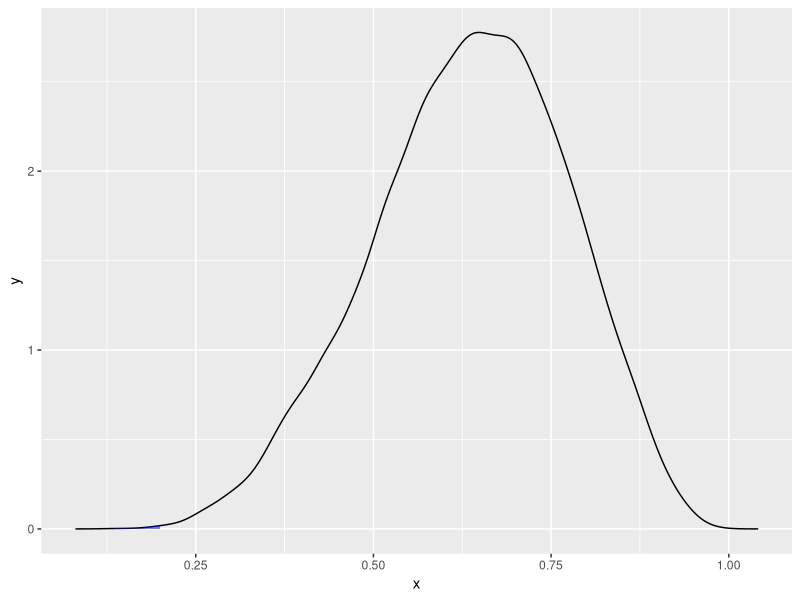
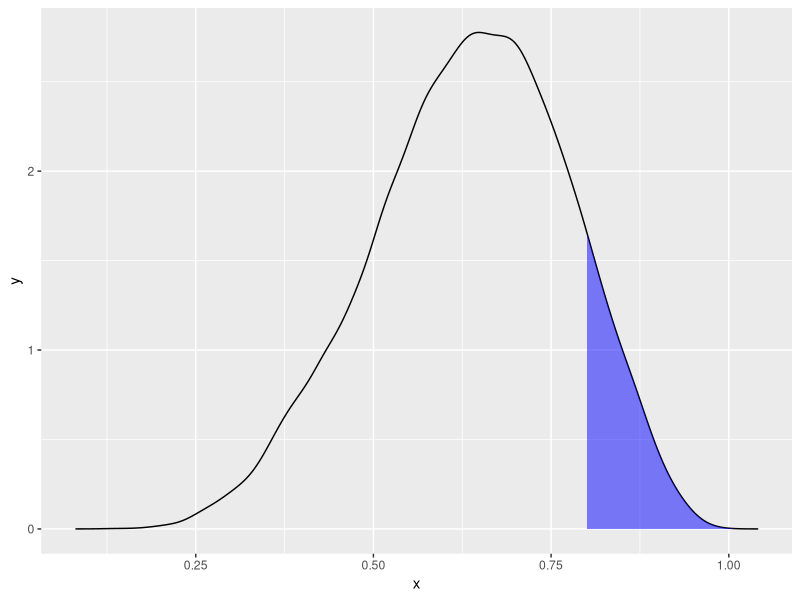
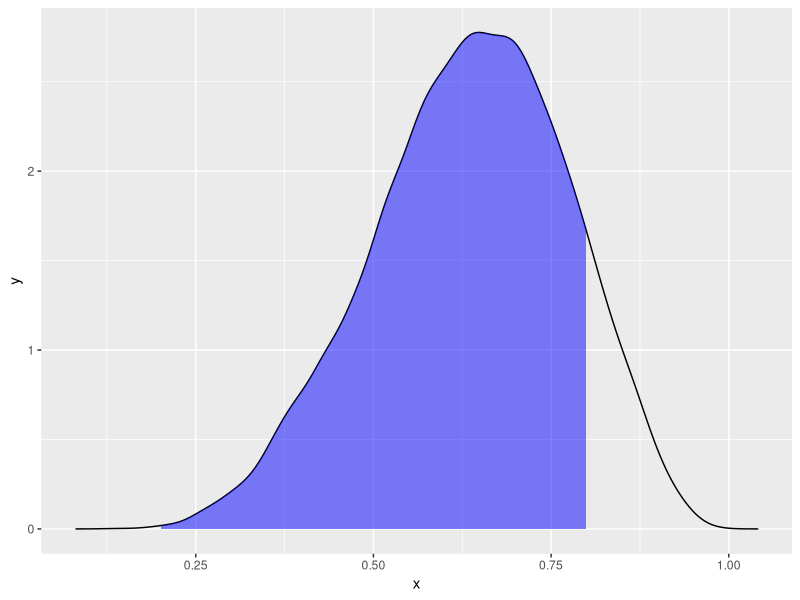
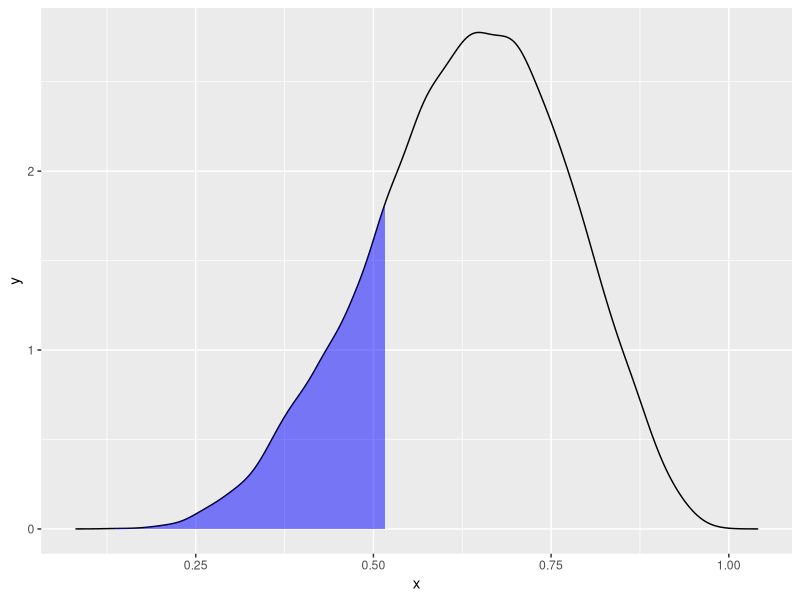
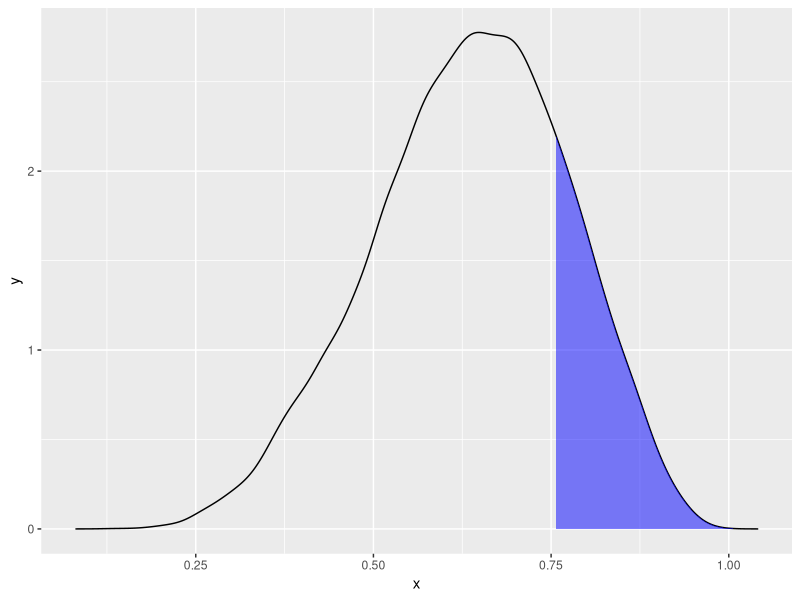

These figures' R source, in order:
## ---- chunk 1
knitr::opts_chunk$set(echo = TRUE)
library(ggplot2)
## ---- chunk 2
p_grid <- seq(from=0, to=1, length.out=1000)
prior <- rep(1, 1000)
likelihood <- dbinom(6, size=9, prob=p_grid)
posterior <- likelihood*prior
posterior <- posterior/sum(posterior)
set.seed(100)
samples <- sample(p_grid, prob=posterior, size=1e4, replace=TRUE)
## ---- chunk 3
sum(samples < .2)/length(samples)
## ---- chunk 4
dens <- density(samples)
dd <- with(dens, data.frame(x,y))
qplot(x,y,data=dd,geom="line") + geom_ribbon(data=subset(dd, x < .2), aes(ymax=y),ymin=0,
              fill="blue",colour=NA,alpha=0.5)
## ---- chunk 5
sum(samples > .8)/length(samples)
## ---- chunk 6
dens <- density(samples)
dd <- with(dens, data.frame(x,y))
qplot(x,y,data=dd,geom="line") + geom_ribbon(data=subset(dd, x > .8), aes(ymax=y),ymin=0,
              fill="blue",colour=NA,alpha=0.5)
## ---- chunk 7
sum(samples > .2 & samples < .8)/length(samples)
## ---- chunk 8
dens <- density(samples)
dd <- with(dens, data.frame(x,y))
qplot(x,y,data=dd,geom="line") + geom_ribbon(data=subset(dd, x >.2 & x < .8), aes(ymax=y),ymin=0,
              fill="blue",colour=NA,alpha=0.5)
## ---- chunk 9
quantile(samples, .2)
## ---- chunk 10
q20 <- quantile(samples, .2)
dens <- density(samples)
dd <- with(dens, data.frame(x,y))
qplot(x,y,data=dd,geom="line") + geom_ribbon(data=subset(dd, x < q20), aes(ymax=y),ymin=0,
              fill="blue",colour=NA,alpha=0.5)
## ---- chunk 11
quantile(samples, .8)
## ---- chunk 12
q80 <- quantile(samples, .8)
dens <- density(samples)
dd <- with(dens, data.frame(x,y))
qplot(x,y,data=dd,geom="line") + geom_ribbon(data=subset(dd, x > q80), aes(ymax=y),ymin=0,
              fill="blue",colour=NA,alpha=0.5)
